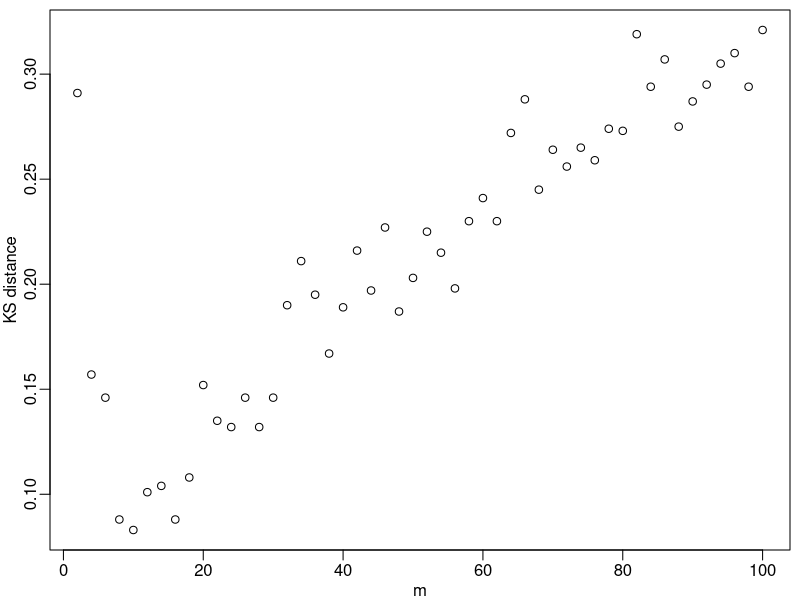
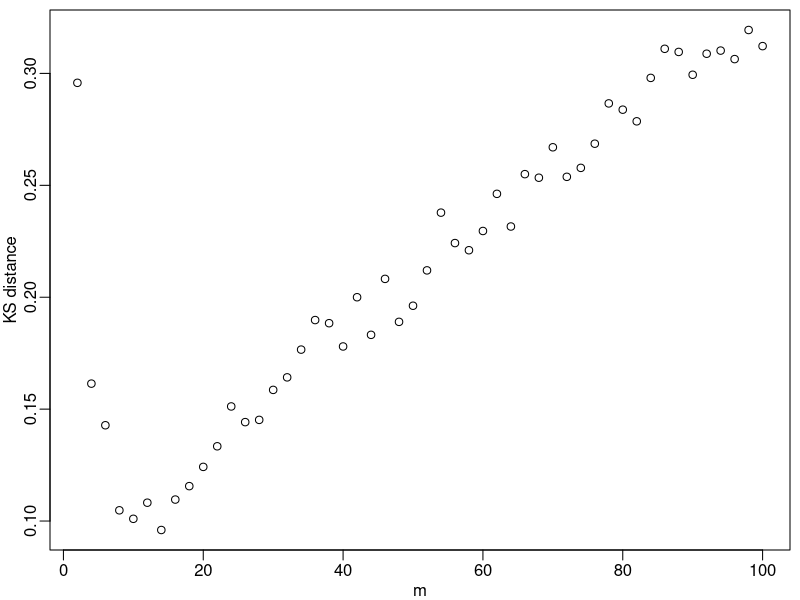

Write R code to recreate these figures, in order.
#
# Plot distance after Goetze & Rackauskas (2001)
# should have a minimum somewehre in between
# (Figure 2 in the article)
#

# statistic: minimum of uniform distribution
statistic <- function(indices, data) {
  max(data[indices])
}

tau <- function(n) {n}

# plot distance as function of m
plot.dist.m <- function(x, stat.n, R=1000, smooth=3, ...)
{
  if (is.null(dim(x)))
    n <- length(x)
  else n <- dim(x)[1]

  computedist <- function(m) {
    indices <- replicate(R, sample(1:n, size = m, replace = F))
    res <- apply(indices, MAR=2, statistic, data=x, ...)
    res <- res[!is.na(res)]
    res <- tau(m) * (res - stat.n)
    m2 <- ceiling(m/2)
    indices2 <- replicate(R, sample(1:n, size = m2, replace = F))
    if (is.null(dim(indices2))) indices2 <- matrix(indices2, nrow=1)
    res2 <- apply(indices2, MAR=2, statistic, data=x, ...)
    res2 <- res2[!is.na(res2)]
    res2 <- tau(m2) * (res2 - stat.n)
    F <- ecdf(res)
    F2 <- ecdf(res2)
    allres <- c(res, res2)
    distances <- max(abs(F(allres) - F2(allres)))
    return (distances)
  }

  ms <- 2*(1:floor(n/4))
  distances <- numeric(length(ms))
  for (i in 1:length(ms)) {
    distances[i] <- mean(replicate(smooth, computedist(ms[i])))
  }
  plot(ms, distances, ylab="KS distance", xlab="m")
  #cat("Minimum at m =", ms[which.min(distances)], "\n")
}


n <- 200

set.seed(25)
dat <- runif(n)
stat.n <- statistic(1:n, dat)

# plot without smoothing
pdf(file="goetze-max-n200-nosmooth.pdf", width=4, height=8/3)
par(mar=c(2.5,2.5,0.5,0.5), mgp=c(1.5,0.5,0))
plot.dist.m(dat, stat.n, smooth=1)
dev.off()

# plot with smoothing
pdf(file="goetze-max-n200-smooth.pdf", width=4, height=8/3)
par(mar=c(2.5,2.5,0.5,0.5), mgp=c(1.5,0.5,0))
plot.dist.m(dat, stat.n, smooth=5)
dev.off()
